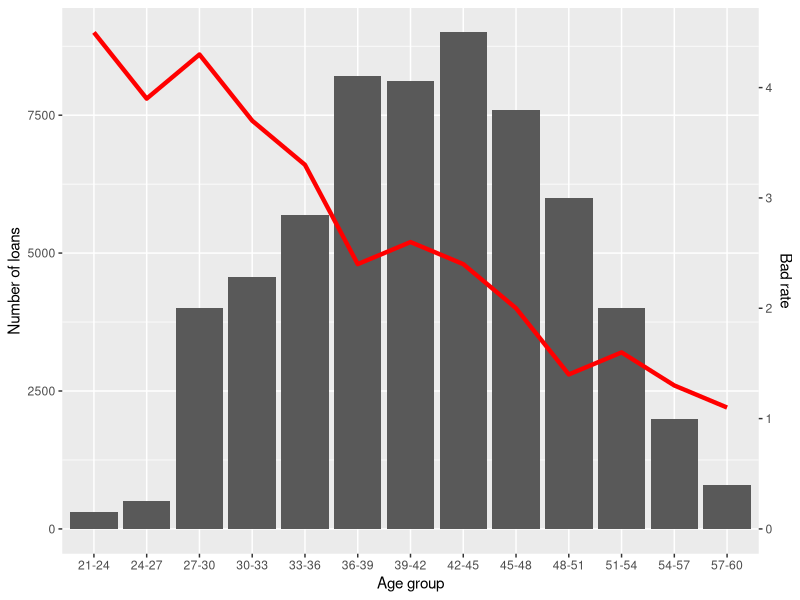

The R script that drew this image:
# Plot a bar graph(x and y axes) and line graph(x and secondry y axes)

library(ggplot2)
dataset<-read.csv("dataset_lab1.csv",sep=",",header=TRUE)

#bar plot and line plot
gg<-ggplot(dataset,aes(x=Age.group,y=Number.of.loans,group=1))+
  geom_bar(stat="identity")+
  geom_line(aes(y=Bad.rate*2000),col="red",size=1.5)+
  scale_y_continuous(sec.axis = sec_axis(~./2000,name="Bad rate"))+
  labs(x="Age group",y="Number of loans")
